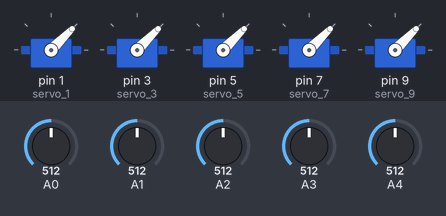
Recording of a sketch running on a simulated Arduino Uno, built with avr-gcc and run on an emulated ATmega328P. Shown: 5 × servo. The inputs (shaded band) are chosen by the test bench; at power-on: A0 = 512, A1 = 512, A2 = 512, A3 = 512, A4 = 512.

Above: at 1.2 s.
1.3 s: A0 set to 716
At 2.5 s:
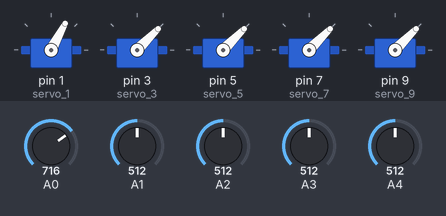
2.8 s: A1 set to 716
At 3.9 s:
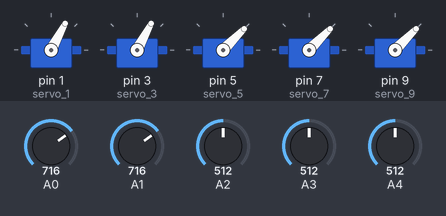
4.3 s: A2 set to 716
At 5.0 s:
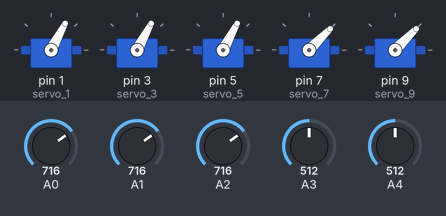
5.8 s: A3 set to 716
At 6.6 s:
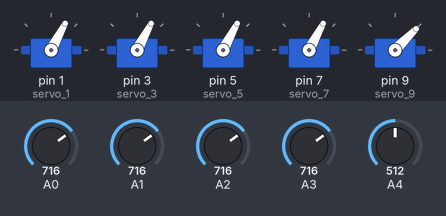
7.3 s: A4 set to 716
At 7.8 s:
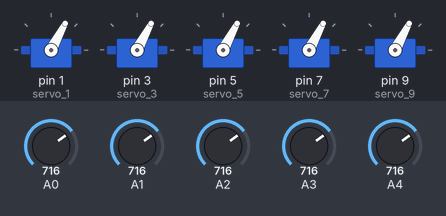
8.8 s: A0 set to 992
At 10.2 s:
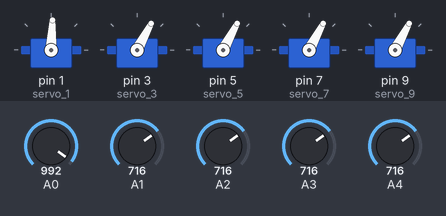
Timing chart, 0 to 11.3 s (numbered marks = the images above; inputs shaded):
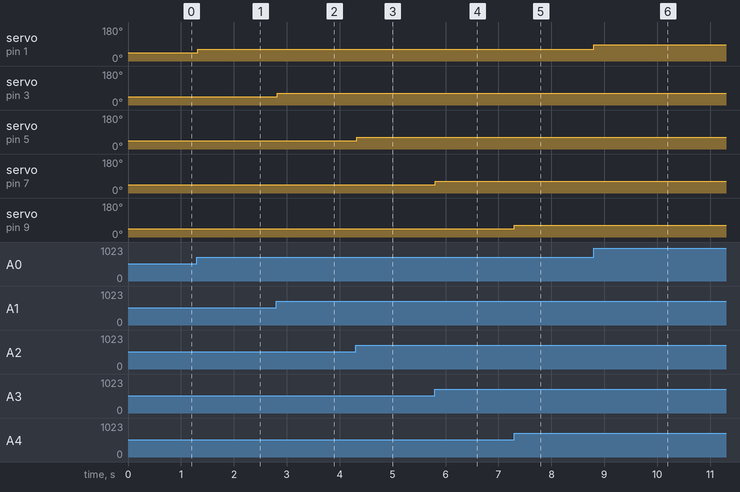

Measured:
- after the input at 1.3 s, servo on pin 1 (servo_1): 45° → 62° at once
- after the input at 2.8 s, servo on pin 3 (servo_3): 45° → 62° at once
- after the input at 4.3 s, servo on pin 5 (servo_5): 45° → 62° at once
- after the input at 5.8 s, servo on pin 7 (servo_7): 45° → 62° at once
- after the input at 7.3 s, servo on pin 9 (servo_9): 45° → 62° at once
- after the input at 8.8 s, servo on pin 1 (servo_1): 62° → 87° at once

The sketch:

robot_arm1.ino
```cpp
// C++ code
//
#include <Servo.h>

int sensorValue = 0;

int outputValue = 0;

Servo servo_1;

Servo servo_3;

Servo servo_5;

Servo servo_7;

Servo servo_9;

int counter;

void setup()
{
  pinMode(A0, INPUT);
  servo_1.attach(1, 500, 2500);

  pinMode(A1, INPUT);
  servo_3.attach(3, 500, 2500);

  pinMode(A2, INPUT);
  servo_5.attach(5, 500, 2500);

  pinMode(A3, INPUT);
  servo_7.attach(7, 500, 2500);

  pinMode(A4, INPUT);
  servo_9.attach(9, 500, 2500);

}

void loop()
{
  for (counter = 0; counter < 10; ++counter) {
    sensorValue = analogRead(A0);
    outputValue = map(sensorValue, 0, 1023, 0, 90);
    servo_1.write(outputValue);
    sensorValue = analogRead(A1);
    outputValue = map(sensorValue, 0, 1023, 0, 90);
    servo_3.write(outputValue);
    sensorValue = analogRead(A2);
    outputValue = map(sensorValue, 0, 1023, 0, 90);
    servo_5.write(outputValue);
    sensorValue = analogRead(A3);
    outputValue = map(sensorValue, 0, 1023, 0, 90);
    servo_7.write(outputValue);
    sensorValue = analogRead(A4);
    outputValue = map(sensorValue, 0, 1023, 0, 90);
    servo_9.write(outputValue);
  }
  delay(10); // Delay a little bit to improve simulation performance
}
```
